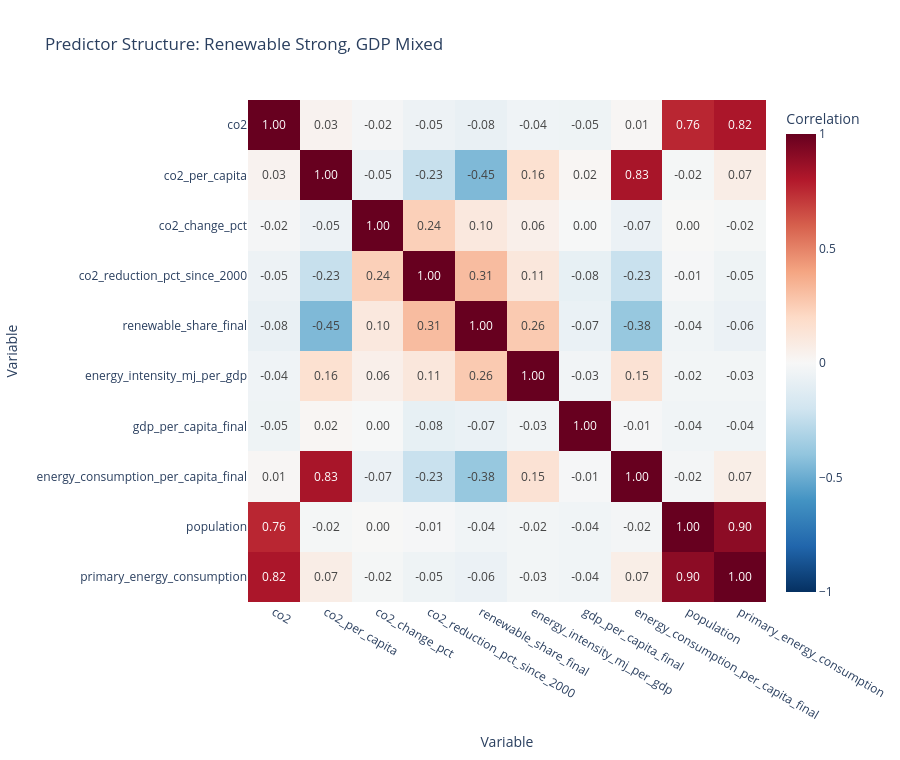

The cell this chart's notebook holds for it:
### Markdown cell above
### Chart 8. Correlation Matrix Highlights Renewable Strength and GDP Ambiguity
Observed pattern: Renewable and intensity indicators align more clearly with reduction metrics than GDP alone.
WHY: Energy-system variables are closer to the direct mechanisms that determine emissions.
IMPLICATION: Policy targeting should prioritize energy transition and efficiency over income-centric assumptions.

### Code cell
corr_cols = [
    'co2', 'co2_per_capita', 'co2_change_pct', 'co2_reduction_pct_since_2000',
    'renewable_share_final', 'energy_intensity_mj_per_gdp',
    'gdp_per_capita_final', 'energy_consumption_per_capita_final',
    'population', 'primary_energy_consumption'
]
corr_cols = [c for c in corr_cols if c in df.columns]

corr_df = df[corr_cols].dropna()
corr_mat = corr_df.corr(numeric_only=True)

fig = px.imshow(
    corr_mat,
    text_auto='.2f',
    color_continuous_scale='RdBu_r',
    zmin=-1,
    zmax=1,
    aspect='auto',
    title='Predictor Structure: Renewable Strong, GDP Mixed',
    labels=dict(x='Variable', y='Variable', color='Correlation')
)
fig.update_layout(template='plotly_white', height=760)
fig.show()

### Figure 1 — Plotly figure (JSON) as saved in the notebook; plotly's stock layout.template omitted (floating-point values rounded to 4 significant figures)
{"data": [{"coloraxis": "coloraxis", "hovertemplate": "Variable: %{x}<br>Variable: %{y}<br>Correlation: %{z}<extra></extra>", "name": "0", "texttemplate": "%{z:.2f}", "type": "heatmap", "x": ["co2", "co2_per_capita", "co2_change_pct", "co2_reduction_pct_since_2000", "renewable_share_final", "energy_intensity_mj_per_gdp", "gdp_per_capita_final", "energy_consumption_per_capita_final", "population", "primary_energy_consumption"], "xaxis": "x", "y": ["co2", "co2_per_capita", "co2_change_pct", "co2_reduction_pct_since_2000", "renewable_share_final", "energy_intensity_mj_per_gdp", "gdp_per_capita_final", "energy_consumption_per_capita_final", "population", "primary_energy_consumption"], "yaxis": "y", "z": [[1.0, 0.03374, -0.01703, -0.05392, -0.07613, -0.04113, -0.04963, 0.01127, 0.7601, 0.8193], [0.03374, 1.0, -0.05096, -0.2333, -0.4493, 0.1573, 0.0169, 0.8273, -0.01555, 0.07274], [-0.01703, -0.05096, 1.0, 0.2407, 0.1044, 0.05608, -0.004829, -0.06558, 0.002571, -0.01581], [-0.05392, -0.2333, 0.2407, 1.0, 0.3143, 0.1111, -0.08197, -0.2263, -0.007975, -0.04612], [-0.07613, -0.4493, 0.1044, 0.3143, 1.0, 0.2628, -0.07013, -0.3836, -0.03712, -0.06279], [-0.04113, 0.1573, 0.05608, 0.1111, 0.2628, 1.0, -0.03223, 0.1468, -0.02397, -0.02548], [-0.04963, 0.0169, -0.004829, -0.08197, -0.07013, -0.03223, 1.0, -0.007951, -0.03811, -0.03718], [0.01127, 0.8273, -0.06558, -0.2263, -0.3836, 0.1468, -0.007951, 1.0, -0.02317, 0.06675], [0.7601, -0.01555, 0.002571, -0.007975, -0.03712, -0.02397, -0.03811, -0.02317, 1.0, 0.9007], [0.8193, 0.07274, -0.01581, -0.04612, -0.06279, -0.02548, -0.03718, 0.06675, 0.9007, 1.0]]}], "layout": {"coloraxis": {"cmax": 1, "cmin": -1, "colorbar": {"title": {"text": "Correlation"}}, "colorscale": [[0, "rgb(5,48,97)"], [0.1, "rgb(33,102,172)"], [0.2, "rgb(67,147,195)"], [0.3, "rgb(146,197,222)"], [0.4, "rgb(209,229,240)"], [0.5, "rgb(247,247,247)"], [0.6, "rgb(253,219,199)"], [0.7, "rgb(244,165,130)"], [0.8, "rgb(214,96,77)"], [0.9, "rgb(178,24,43)"], [1, "rgb(103,0,31)"]]}, "height": 760, "title": {"text": "Predictor Structure: Renewable Strong, GDP Mixed"}, "xaxis": {"anchor": "y", "domain": [0, 1], "title": {"text": "Variable"}}, "yaxis": {"anchor": "x", "autorange": "reversed", "domain": [0, 1], "title": {"text": "Variable"}}}}
